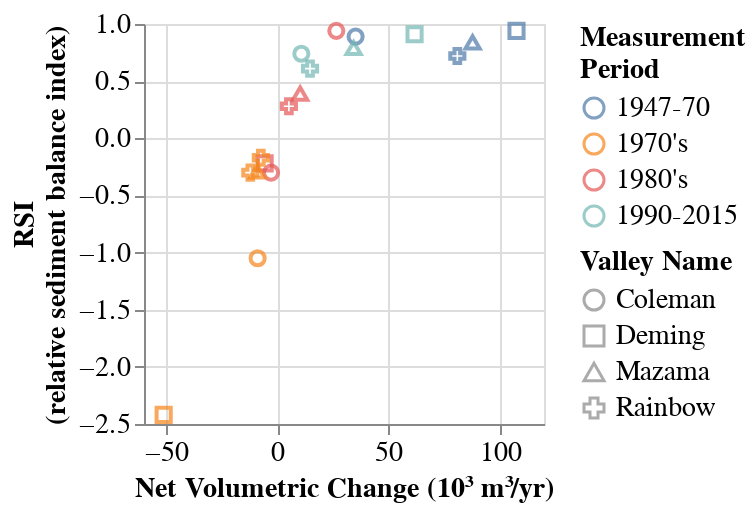

The cell this chart's notebook holds for it:
### Code cell
alt.Chart(src).mark_point(size=50).encode(
    alt.X("net:Q", title ='Net Volumetric Change (10³ m³/yr)'),
    alt.Y("sediment delivery ratio:Q", title=['RSI', '(relative sediment balance index)']),
    alt.Shape("valley:N", title='Valley Name'),
    alt.Color("Measurement period:N", title=['Measurement', 'Period'])
).properties(width=200, height=200).configure_legend(
    titleFontSize=14, labelFontSize=14, orient='right'
).configure_axis(
    labelFontSize=14, titleFontSize=14
)

### Figure 1 — Vega-Lite specification as saved in the notebook (floating-point values rounded to 4 significant figures)
{"config": {"view": {"continuousWidth": 400, "continuousHeight": 300}, "axis": {"labelFontSize": 14, "titleFontSize": 14}, "legend": {"labelFontSize": 14, "orient": "right", "titleFontSize": 14}}, "data": {"name": "data-ecfd6127da171ddbe2c327e912d412bf"}, "mark": {"type": "point", "size": 50}, "encoding": {"color": {"field": "Measurement period", "title": ["Measurement", "Period"], "type": "nominal"}, "shape": {"field": "valley", "title": "Valley Name", "type": "nominal"}, "x": {"field": "net", "title": "Net Volumetric Change (10³ m³/yr)", "type": "quantitative"}, "y": {"field": "sediment delivery ratio", "title": ["RSI", "(relative sediment balance index)"], "type": "quantitative"}}, "height": 200, "width": 200, "$schema": "https://vega.github.io/schema/vega-lite/v4.17.0.json", "datasets": {"data-ecfd6127da171ddbe2c327e912d412bf": [{"valley": "Coleman", "start_time": "1947-09-14T00:00:00", "end_time": "1970-09-29T00:00:00", "Annual Mass Wasted_negative": -39.56, "Annual Mass Wasted_positive": 4.34, "uncertainty_negative": 12.64, "uncertainty_positive": 12.64, "sediment yield": 35.22, "sediment delivery ratio": 0.89, "net": 35.22, "Measurement period": "1947-70"}, {"valley": "Coleman", "start_time": "1970-09-29T00:00:00", "end_time": "1979-10-06T00:00:00", "Annual Mass Wasted_negative": -8.47, "Annual Mass Wasted_positive": 17.33, "uncertainty_negative": 16.41, "uncertainty_positive": 16.41, "sediment yield": -8.86, "sediment delivery ratio": -1.05, "net": -8.86, "Measurement period": "1970's"}, {"valley": "Coleman", "start_time": "1979-10-06T00:00:00", "end_time": "1987-08-21T00:00:00", "Annual Mass Wasted_negative": -9.3, "Annual Mass Wasted_positive": 12.13, "uncertainty_negative": 27.69, "uncertainty_positive": 27.69, "sediment yield": -2.83, "sediment delivery ratio": -0.3, "net": -2.83, "Measurement period": "1980's"}, {"valley": "Coleman", "start_time": "1987-08-21T00:00:00", "end_time": "1990-09-05T00:00:00", "Annual Mass Wasted_negative": -28.33, "Annual Mass Wasted_positive": 1.79, "uncertainty_negative": 133.9, "uncertainty_positive": 133.9, "sediment yield": 26.54, "sediment delivery ratio": 0.94, "net": 26.54, "Measurement period": "1980's"}, {"valley": "Coleman", "start_time": "1990-09-05T00:00:00", "end_time": "2015-09-01T00:00:00", "Annual Mass Wasted_negative": -14.57, "Annual Mass Wasted_positive": 3.77, "uncertainty_negative": 3.2, "uncertainty_positive": 3.2, "sediment yield": 10.8, "sediment delivery ratio": 0.74, "net": 10.8, "Measurement period": "1990-2015"}, {"valley": "Deming", "start_time": "1947-09-14T00:00:00", "end_time": "1970-09-29T00:00:00", "Annual Mass Wasted_negative": -114.4, "Annual Mass Wasted_positive": 6.8, "uncertainty_negative": 7.45, "uncertainty_positive": 7.45, "sediment yield": 107.6, "sediment delivery ratio": 0.94, "net": 107.6, "Measurement period": "1947-70"}, {"valley": "Deming", "start_time": "1970-09-29T00:00:00", "end_time": "1979-10-06T00:00:00", "Annual Mass Wasted_negative": -21.12, "Annual Mass Wasted_positive": 72.27, "uncertainty_negative": 20.93, "uncertainty_positive": 20.93, "sediment yield": -51.15, "sediment delivery ratio": -2.42, "net": -51.15, "Measurement period": "1970's"}, {"valley": "Deming", "start_time": "1979-10-06T00:00:00", "end_time": "1991-09-09T00:00:00", "Annual Mass Wasted_negative": -26.39, "Annual Mass Wasted_positive": 32.1, "uncertainty_negative": 1.3, "uncertainty_positive": 1.3, "sediment yield": -5.71, "sediment delivery ratio": -0.22, "net": -5.71, "Measurement period": "1980's"}, {"valley": "Deming", "start_time": "1991-09-09T00:00:00", "end_time": "2015-09-01T00:00:00", "Annual Mass Wasted_negative": -67.98, "Annual Mass Wasted_positive": 6.22, "uncertainty_negative": 3.29, "uncertainty_positive": 3.29, "sediment yield": 61.76, "sediment delivery ratio": 0.91, "net": 61.76, "Measurement period": "1990-2015"}, {"valley": "Mazama", "start_time": "1947-09-14T00:00:00", "end_time": "1970-09-29T00:00:00", "Annual Mass Wasted_negative": -104.0, "Annual Mass Wasted_positive": 16.15, "uncertainty_negative": 37.61, "uncertainty_positive": 37.61, "sediment yield": 87.86, "sediment delivery ratio": 0.84, "net": 87.86, "Measurement period": "1947-70"}, {"valley": "Mazama", "start_time": "1970-09-29T00:00:00", "end_time": "1979-10-06T00:00:00", "Annual Mass Wasted_negative": -30.8, "Annual Mass Wasted_positive": 39.83, "uncertainty_negative": 8.18, "uncertainty_positive": 8.18, "sediment yield": -9.03, "sediment delivery ratio": -0.29, "net": -9.03, "Measurement period": "1970's"}, {"valley": "Mazama", "start_time": "1979-10-06T00:00:00", "end_time": "1992-09-18T00:00:00", "Annual Mass Wasted_negative": -26.62, "Annual Mass Wasted_positive": 16.35, "uncertainty_negative": 19.83, "uncertainty_positive": 19.83, "sediment yield": 10.27, "sediment delivery ratio": 0.39, "net": 10.27, "Measurement period": "1980's"}, {"valley": "Mazama", "start_time": "1992-09-18T00:00:00", "end_time": "2015-09-01T00:00:00", "Annual Mass Wasted_negative": -43.27, "Annual Mass Wasted_positive": 8.94, "uncertainty_negative": 6.88, "uncertainty_positive": 6.88, "sediment yield": 34.33, "sediment delivery ratio": 0.79, "net": 34.33, "Measurement period": "1990-2015"}, {"valley": "Rainbow", "start_time": "1947-09-14T00:00:00", "end_time": "1970-09-29T00:00:00", "Annual Mass Wasted_negative": -112.0, "Annual Mass Wasted_positive": 30.98, "uncertainty_negative": 16.65, "uncertainty_positive": 16.65, "sediment yield": 81.0, "sediment delivery ratio": 0.72, "net": 81.0, "Measurement period": "1947-70"}, {"valley": "Rainbow", "start_time": "1970-09-29T00:00:00", "end_time": "1974-08-10T00:00:00", "Annual Mass Wasted_negative": -40.32, "Annual Mass Wasted_positive": 52.49, "uncertainty_negative": 42.6, "uncertainty_positive": 42.6, "sediment yield": -12.17, "sediment delivery ratio": -0.3, "net": -12.17, "Measurement period": "1970's"}, {"valley": "Rainbow", "start_time": "1974-08-10T00:00:00", "end_time": "1977-09-27T00:00:00", "Annual Mass Wasted_negative": -43.73, "Annual Mass Wasted_positive": 51.15, "uncertainty_negative": 18.05, "uncertainty_positive": 18.05, "sediment yield": -7.42, "sediment delivery ratio": -0.17, "net": -7.42, "Measurement period": "1970's"}, {"valley": "Rainbow", "start_time": "1977-09-27T00:00:00", "end_time": "1991-09-09T00:00:00", "Annual Mass Wasted_negative": -18.45, "Annual Mass Wasted_positive": 13.25, "uncertainty_negative": 2.58, "uncertainty_positive": 2.58, "sediment yield": 5.2, "sediment delivery ratio": 0.28, "net": 5.2, "Measurement period": "1980's"}, {"valley": "Rainbow", "start_time": "1991-09-09T00:00:00", "end_time": "2015-09-01T00:00:00", "Annual Mass Wasted_negative": -24.16, "Annual Mass Wasted_positive": 9.44, "uncertainty_negative": 1.79, "uncertainty_positive": 1.79, "sediment yield": 14.72, "sediment delivery ratio": 0.61, "net": 14.72, "Measurement period": "1990-2015"}]}}
